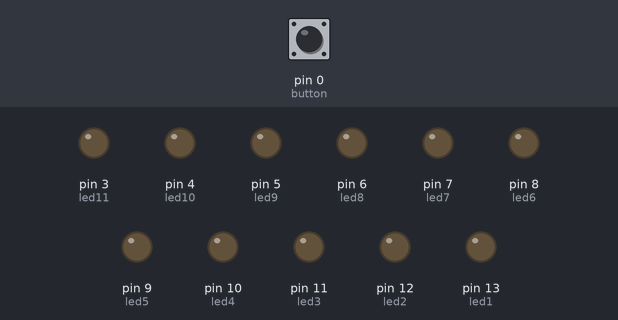
A sketch run on a simulated Arduino Uno, built with avr-gcc and run on an emulated ATmega328P. Shown: output pins drawn as LEDs (lit = HIGH). Inputs (shaded band) come from the test bench; at power-on: pin 0 (button) LOW.

Above: at 7.4 s.
7.5 s: pin 0 (button) pulled HIGH for 3 s
At 10.0 s:
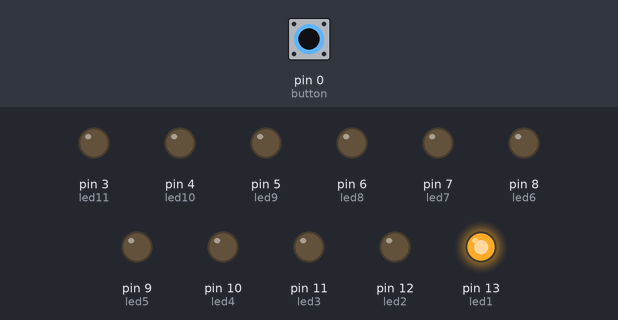
At 12.25 s:
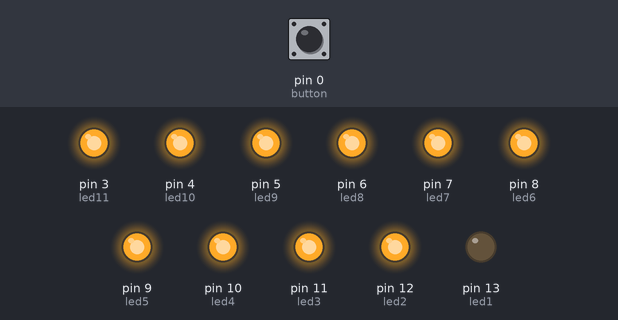
Timing chart, 0 to 16.6 s (numbered marks = the images above; inputs shaded):
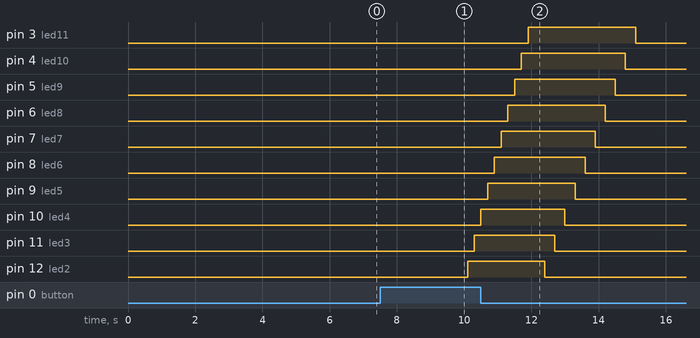

Measured:
- after the input at 7.5 s, pin 3 (led11): LOW → HIGH after 4.4 s, → LOW 3.2 s later; pin 4 (led10): LOW → HIGH after 4.2 s, → LOW 3.1 s later; pin 5 (led9): LOW → HIGH after 4.0 s, → LOW 3.0 s later; pin 6 (led8): LOW → HIGH after 3.8 s, → LOW 2.9 s later; pin 7 (led7): LOW → HIGH after 3.6 s, → LOW 2.8 s later

The sketch:

LED_Squence.ino
```cpp
//name each led
int led1 = 13;
int led2 = 12;
int led3 = 11;
int led4 = 10;
int led5 = 9;
int led6 = 8;
int led7 = 7;
int led8 = 6;
int led9 = 5;
int led10 = 4;
int led11 = 3;

int button = 0;
int value;


void setup() {
  // put your setup code here, to run once:
  pinMode(led1, OUTPUT);
  pinMode(led2, OUTPUT);
  pinMode(led3, OUTPUT);
  pinMode(led4, OUTPUT);
  pinMode(led5, OUTPUT);
  pinMode(led6, OUTPUT);
  pinMode(led7, OUTPUT);
  pinMode(led8, OUTPUT);
  pinMode(led9, OUTPUT);
  pinMode(led10, OUTPUT);
  pinMode(led11, OUTPUT);

  pinMode(button, INPUT);

}

void loop() {
  // put your main code here, to run repeatedly:

  value = digitalRead(button);
  if (value == HIGH){
      digitalWrite(led1, HIGH); //HIGH IS ON
      delay(200);
      digitalWrite(led2, HIGH); //HIGH IS ON
      delay(200);
      digitalWrite(led3, HIGH); //HIGH IS ON
      delay(200);
      digitalWrite(led4, HIGH); //HIGH IS ON
      delay(200);
      digitalWrite(led5, HIGH); //HIGH IS ON
      delay(200);
      digitalWrite(led6, HIGH); //HIGH IS ON
      delay(200);
      digitalWrite(led7, HIGH); //HIGH IS ON
      delay(200);
      digitalWrite(led8, HIGH); //HIGH IS ON
      delay(200);
      digitalWrite(led9, HIGH); //HIGH IS ON
      delay(200);
      digitalWrite(led10, HIGH); //HIGH IS ON
      delay(200);
      digitalWrite(led11, HIGH); //HIGH IS ON
      delay(200);
   }

   else if(value == LOW) {
      digitalWrite(led1, LOW); //LOW IS OFF
      delay(300);
      digitalWrite(led2, LOW); //LOW IS OFF
      delay(300);
      digitalWrite(led3, LOW); //LOW IS OFF
      delay(300);
      digitalWrite(led4, LOW); //LOW IS OFF
      delay(300);
      digitalWrite(led5, LOW); //LOW IS OFF
      delay(300);
      digitalWrite(led6, LOW); //LOW IS OFF
      delay(300);
      digitalWrite(led7, LOW); //LOW IS OFF
      delay(300);
      digitalWrite(led8, LOW); //LOW IS OFF
      delay(300);
      digitalWrite(led9, LOW); //LOW IS OFF
      delay(300);
      digitalWrite(led10, LOW); //LOW IS OFF
      delay(300);
      digitalWrite(led11, LOW); //LOW IS OFF
      delay(300);

   }

}
```
